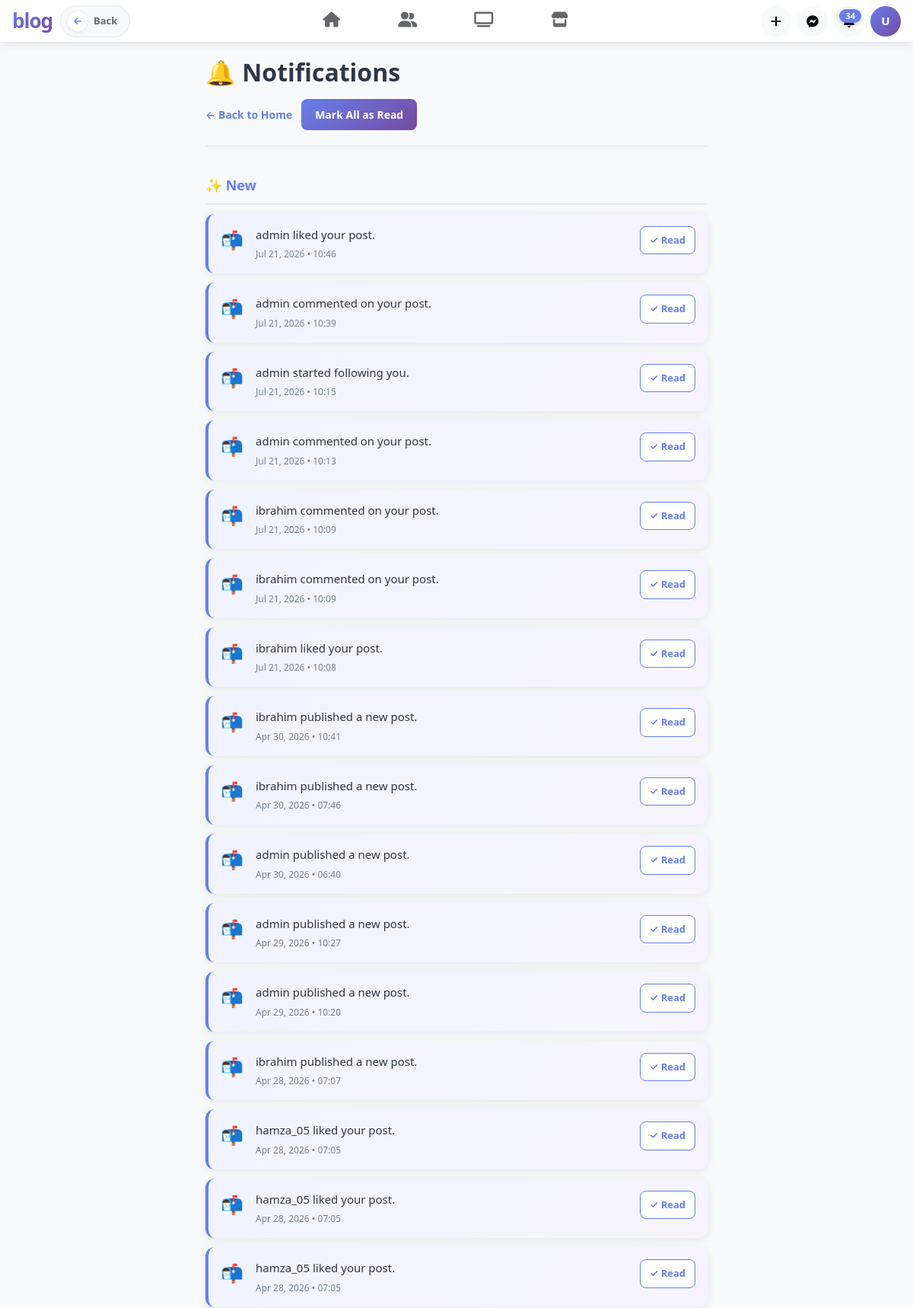
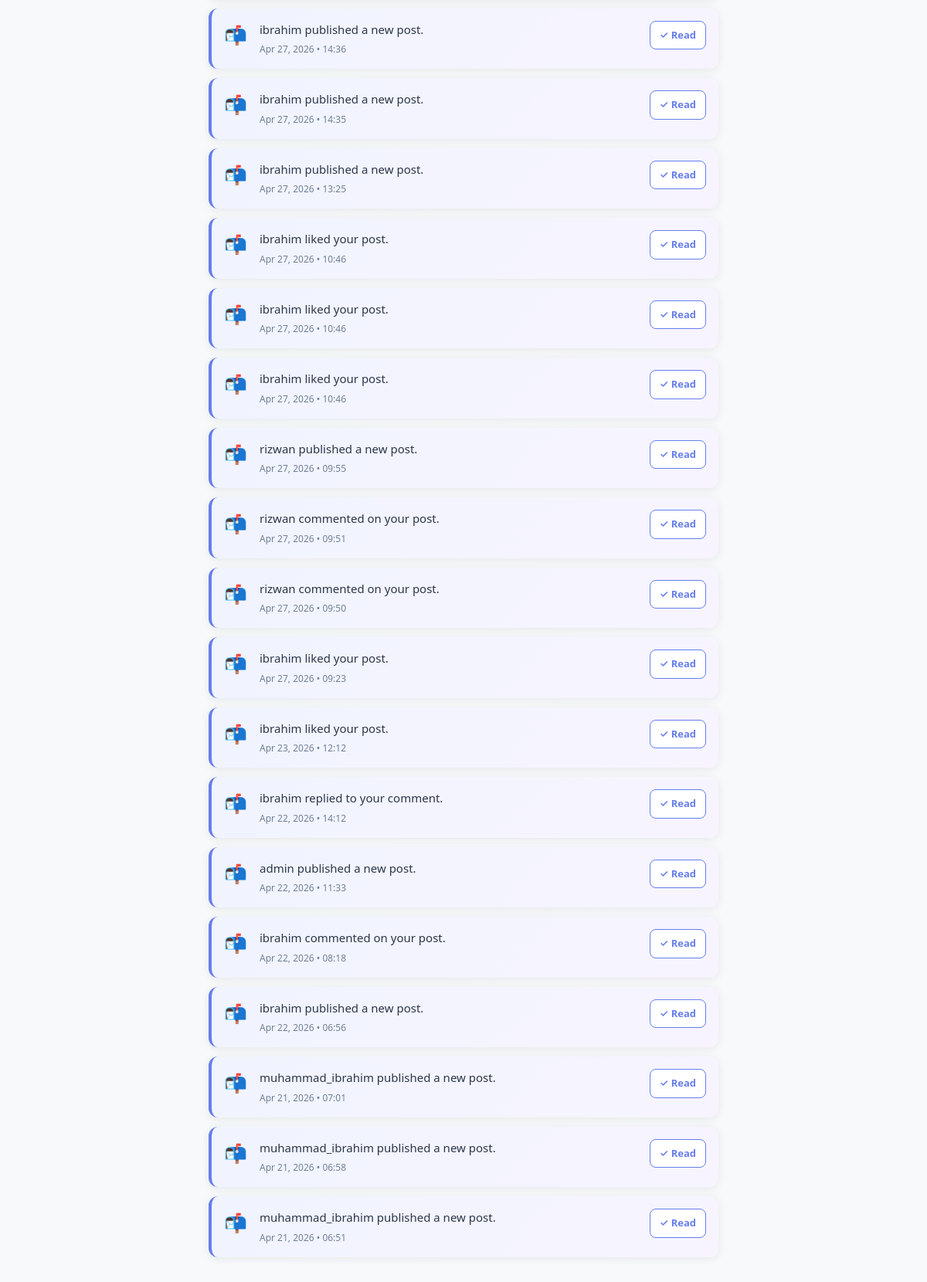
Screenshot of /notifications/ (signed in, upper part) with the database file from the repository (2 pictures, top to bottom).
### blog/models.py (models this page shows, shortened)
class CustomUser(AbstractUser):
    email = models.EmailField(unique=True)

class Notification(models.Model):
    user = models.ForeignKey(settings.AUTH_USER_MODEL, on_delete=models.CASCADE)
    post = models.ForeignKey(
        Post,
        on_delete=models.CASCADE,
        related_name="notifications",
        null=True,
        blank=True,
    )
    message = models.TextField()
    is_read = models.BooleanField(default=False)
    created_at = models.DateTimeField(auto_now_add=True)
    sender = models.ForeignKey(
        CustomUser, on_delete=models.CASCADE, related_name="notifications_sent"
    )

### blog/views.py (the view)
# urls.py: path("notifications/", notifications_list_view, name="notifications_list"),
@login_required
def notifications_list_view(request):
    new_notifications = Notification.objects.filter(
        user=request.user, is_read=False
    ).order_by("-created_at")
    old_notifications = Notification.objects.filter(
        user=request.user, is_read=True
    ).order_by("-created_at")
    return render(
        request,
        "notifications/list.html",
        {
            "new_notifications": new_notifications,
            "old_notifications": old_notifications,
        },
    )

### blog/context_processors.py (called while the page is built)
def notifications_badge(request):
    if request.user.is_authenticated:
        cache_key = f"unread_notifications_{request.user.id}"
        unread_count = cache.get(cache_key)
        if unread_count is None:
            unread_count = Notification.objects.filter(
                user=request.user, is_read=False
            ).count()
            cache.set(cache_key, unread_count, 30)
    else:
        unread_count = 0
    return {"unread_notifications_count": unread_count}

def navbar_context(request):
    cache_key = "all_categories_navbar"
    all_categories = cache.get(cache_key)
    if all_categories is None:
        all_categories = list(Category.objects.all().order_by("name"))
        cache.set(cache_key, all_categories, 3600)
    selected_category_ids = []
    if request.GET:
        selected_category_ids = [
            int(id) for id in request.GET.getlist("categories") if id and id != "all"
        ]
    return {
        "all_categories": all_categories,
        "selected_category_ids": selected_category_ids,
    }

### templates/notifications/list.html (shortened to what this page needs)
{% extends "base.html" %}
{% block content %}
<link rel="stylesheet" href="https://cdn.jsdelivr.net/npm/bootstrap@5.3.0/dist/css/bootstrap.min.css">
<div class="notifications-container">
    <div class="page-header">
        <h1>🔔 Notifications</h1>
        <div class="header-actions">
            <a href="{% url 'blog:home' %}" class="btn-back">← Back to Home</a>
            <form method="post" action="{% url 'blog:mark_all_read' %}" style="margin: 0;">
                <button type="submit" class="btn-mark-all">Mark All as Read</button>
            </form>
        </div>
    </div>
    <div class="section-divider">
        <h2 class="section-title new">
            <span>✨ New</span>
            {% if new_notifications %}
                <span class="notification-badge">{{ new_notifications|length }}</span>
            {% endif %}
        </h2>
        {% if new_notifications %}
            {% for n in new_notifications %}
                <div class="notification-item new">
                    <div class="notification-icon">📬</div>
                    <div class="notification-content">
                        <p class="notification-message">{{ n.message }}</p>
                        <div class="notification-time">{{ n.created_at|date:"M d, Y • H:i" }}</div>
                    </div>
                    <div class="notification-actions">
                        <form method="post" action="{% url 'blog:mark_read' n.id %}" style="margin: 0;">
                            <button type="submit" class="btn-mark-read">
                                ✓ Read
                            </button>
                        </form>
                    </div>
                </div>
            {% endfor %}
        {% else %}
            <div class="empty-state">
                <div class="empty-state-icon">📭</div>
                <p class="empty-state-text">No new notifications</p>
            </div>
        {% endif %}
    </div>
</div>
{% endblock %}

### templates/base.html (shortened to what this page needs)
<!DOCTYPE html>
<html lang="en">
<head>
    <link rel="stylesheet" href="https://cdn.jsdelivr.net/npm/bootstrap@5.3.0/dist/css/bootstrap.min.css">
    <link rel="stylesheet" href="https://cdnjs.cloudflare.com/ajax/libs/font-awesome/6.4.0/css/all.min.css">
</head>
<body>
<nav class="fb-nav">
    <a href="{% url 'blog:filter_by_category' %}" class="fb-nav-brand">blog</a>
    <button onclick="history.back()" class="fb-back-btn" type="button" title="Go Back">
        <span class="back-icon"><i class="fas fa-arrow-left"></i></span>
        <span>Back</span>
    </button>
    <div class="fb-nav-tabs">
        <a href="{% url 'blog:home' %}"
           class="fb-nav-tab {% block nav_home %}{% endblock %}"
           title="Home">
            <i class="fas fa-home"></i>
        </a>
        <a href="{% url 'blog:friends_list' %}"
           class="fb-nav-tab {% block nav_friends %}{% endblock %}"
           title="Friends">
            <i class="fas fa-user-friends"></i>
        </a>
        <a href="#" class="fb-nav-tab" title="Watch"><i class="fas fa-tv"></i></a>
        <a href="#" class="fb-nav-tab" title="Marketplace"><i class="fas fa-store"></i></a>
    </div>
    <div class="fb-nav-actions">
        <a href="{% url 'blog:create_post' %}" class="fb-nav-btn" title="Create Post">
            <i class="fas fa-plus"></i>
        </a>
        <a href="#" class="fb-nav-btn" title="Messenger">
            <i class="fab fa-facebook-messenger"></i>
        </a>
        <a href="{% url 'blog:notifications_list' %}" class="fb-nav-btn" title="Notifications">
            {% if unread_notifications_count and unread_notifications_count > 0 %}
                <span class="notification-badge">{% if unread_notifications_count > 99 %}99+{% else %}{{ unread_notifications_count }}{% endif %}</span>
            {% endif %}
        </a>
        <a href="{% url 'blog:profile' %}" class="fb-nav-avatar" title="Profile">
            {{ request.user.username|first|upper }}
        </a>
    </div>
</nav>
{% block content %}{% endblock %}
</body>
</html>

### templates/base.html (style rules this page uses)
:root { --primary-color: #667eea; --secondary-color: #764ba2; --primary-gradient: linear-gradient(135deg, #667eea 0%, #764ba2 100%); --light-bg: #f0f2f5; --card-bg: #ffffff; --card-shadow: 0 1px 2px rgba(0,0,0,0.08); --hover-shadow: 0 2px 12px rgba(0,0,0,0.12); --border-color: #e4e6eb; --text-primary: #050505; --text-secondary: #65676b; --text-tertiary: #8a8d91; --action-hover: #f2f2f2; --success-color: #42b72a; --danger-color: #fa3e3e; }
* { box-sizing: border-box; margin: 0; padding: 0; }
body { background: var(--light-bg); font-family: -apple-system, BlinkMacSystemFont, 'Helvetica Neue', 'Segoe UI', Roboto, sans-serif; font-size: 15px; color: var(--text-primary); min-height: 100vh; }
.fb-nav { position: sticky; top: 0; z-index: 100; background: #fff; border-bottom: 1px solid var(--border-color); box-shadow: var(--card-shadow); height: 56px; display: flex; align-items: center; padding: 0 16px; gap: 10px; }
.fb-nav-brand { font-size: 26px; font-weight: 800; background: var(--primary-gradient); -webkit-background-clip: text; -webkit-text-fill-color: transparent; background-clip: text; letter-spacing: -1px; flex-shrink: 0; text-decoration: none; }
.fb-back-btn { display: flex; align-items: center; gap: 8px; background: var(--light-bg); border: 1.5px solid var(--border-color); border-radius: 22px; padding: 7px 16px 7px 9px; cursor: pointer; color: var(--text-secondary); font-size: 13px; font-weight: 600; font-family: inherit; transition: all 0.22s ease; text-decoration: none; white-space: nowrap; flex-shrink: 0; }
.fb-back-btn .back-icon { width: 26px; height: 26px; border-radius: 50%; background: white; display: flex; align-items: center; justify-content: center; font-size: 11px; color: var(--primary-color); transition: all 0.22s ease; box-shadow: 0 1px 4px rgba(0,0,0,0.12); flex-shrink: 0; }
.fb-nav-tabs { display: flex; align-items: center; flex: 1; justify-content: center; gap: 4px; }
.fb-nav-tab { display: flex; align-items: center; justify-content: center; width: 96px; height: 44px; border-radius: 8px; cursor: pointer; color: var(--text-secondary); transition: all 0.15s ease; font-size: 20px; text-decoration: none; border-bottom: 3px solid transparent; }
.fb-nav-actions { display: flex; align-items: center; gap: 8px; flex-shrink: 0; }
.fb-nav-btn { width: 40px; height: 40px; border-radius: 50%; background: var(--light-bg); border: none; cursor: pointer; color: var(--text-primary); font-size: 16px; display: flex; align-items: center; justify-content: center; transition: background 0.15s; text-decoration: none; position: relative; }
.fb-nav-avatar { width: 40px; height: 40px; border-radius: 50%; background: var(--primary-gradient); display: flex; align-items: center; justify-content: center; color: white; font-weight: 700; font-size: 15px; cursor: pointer; flex-shrink: 0; text-decoration: none; }
.notification-badge { position: absolute; top: 4px; right: 4px; min-width: 18px; height: 18px; padding: 0 5px; border-radius: 9px; background: var(--danger-color); color: white; font-size: 11px; font-weight: 700; display: inline-flex; align-items: center; justify-content: center; box-shadow: 0 2px 6px rgba(0,0,0,0.15); line-height: 1; }

### rows the page displays
CustomUser: user.username|first "U"
Notification: message "admin liked your post.", created_at "Jul 21, 2026 • 10:46"
Notification: message "admin commented on your post.", created_at "Jul 21, 2026 • 10:39"
Notification: message "admin started following you.", created_at "Jul 21, 2026 • 10:15"
Notification: message "admin commented on your post.", created_at "Jul 21, 2026 • 10:13"
Notification: message "ibrahim commented on your post.", created_at "Jul 21, 2026 • 10:09"
Notification: message "ibrahim commented on your post.", created_at "Jul 21, 2026 • 10:09"
Notification: message "ibrahim liked your post.", created_at "Jul 21, 2026 • 10:08"
Notification: message "ibrahim published a new post.", created_at "Apr 30, 2026 • 10:41"
Notification: message "ibrahim published a new post.", created_at "Apr 30, 2026 • 07:46"
Notification: message "admin published a new post.", created_at "Apr 30, 2026 • 06:40"
Notification: message "admin published a new post.", created_at "Apr 29, 2026 • 10:27"
Notification: message "admin published a new post.", created_at "Apr 29, 2026 • 10:20"
Notification: message "ibrahim published a new post.", created_at "Apr 28, 2026 • 07:07"
Notification: message "hamza_05 liked your post.", created_at "Apr 28, 2026 • 07:05"
Notification: message "hamza_05 liked your post.", created_at "Apr 28, 2026 • 07:05"
Notification: message "hamza_05 liked your post.", created_at "Apr 28, 2026 • 07:05"
Notification: message "ibrahim published a new post.", created_at "Apr 27, 2026 • 14:36"
Notification: message "ibrahim published a new post.", created_at "Apr 27, 2026 • 14:35"
Notification: message "ibrahim published a new post.", created_at "Apr 27, 2026 • 13:25"
Notification: message "ibrahim liked your post.", created_at "Apr 27, 2026 • 10:46"
Notification: message "ibrahim liked your post.", created_at "Apr 27, 2026 • 10:46"
Notification: message "ibrahim liked your post.", created_at "Apr 27, 2026 • 10:46"
Notification: message "rizwan published a new post.", created_at "Apr 27, 2026 • 09:55"
Notification: message "rizwan commented on your post.", created_at "Apr 27, 2026 • 09:51"
Notification: message "rizwan commented on your post.", created_at "Apr 27, 2026 • 09:50"
Notification: message "ibrahim liked your post.", created_at "Apr 27, 2026 • 09:23"
Notification: message "ibrahim liked your post.", created_at "Apr 23, 2026 • 12:12"
Notification: message "ibrahim replied to your comment.", created_at "Apr 22, 2026 • 14:12"
Notification: message "admin published a new post.", created_at "Apr 22, 2026 • 11:33"
Notification: message "ibrahim commented on your post.", created_at "Apr 22, 2026 • 08:18"
Notification: message "ibrahim published a new post.", created_at "Apr 22, 2026 • 06:56"
Notification: message "muhammad_ibrahim published a new post.", created_at "Apr 21, 2026 • 07:01"
Notification: message "muhammad_ibrahim published a new post.", created_at "Apr 21, 2026 • 06:58"
Notification: message "muhammad_ibrahim published a new post.", created_at "Apr 21, 2026 • 06:51"

### other values shown
{{ unread_notifications_count }} "34"
